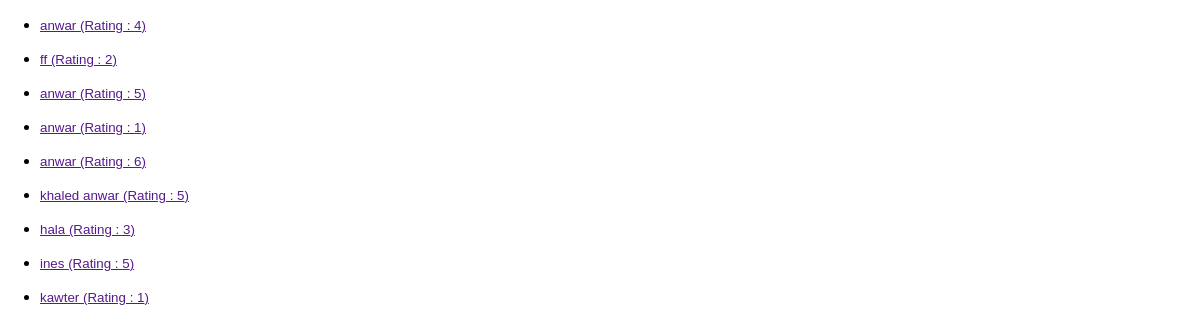
The app's page /reviews with its own data.
### reviews/models.py (models this page shows)
class Reviews(models.Model):
    username=models.CharField(max_length=100)
    feedback = models.TextField()
    rating = models.IntegerField()

### reviews/views.py (the view)
# urls.py: path("reviews",views.ReviewsListView.as_view()),
class ReviewsListView(ListView):
    template_name="reviews/reviews_list.html"
    model = Reviews
    context_object_name="reviews"

### reviews/templates/reviews/reviews_list.html (shortened to what this page needs)
{% extends 'reviews/base.html' %}
{% block content %}
{% for review in reviews %}
<ul>
    <li><a href=""><small>{{review.username}}  (Rating : {{review.rating}})</small></a></li>
</ul>
{% endfor %}
{% endblock  %}

### reviews/templates/reviews/base.html (shortened to what this page needs)
{% load static %}
<!DOCTYPE html>
<html>
    <head>
        <link rel="stylesheet" href="{% static 'reviews/style.css' %}">
    </head>
    <body>
            {% block content %}
            {% endblock  %}
    </body>
</html>

### reviews/static/reviews/style.css (style rules this page uses)
body { font-family: sans-serif; margin: 0; }

### records on screen
Reviews: username "anwar", rating "4"
Reviews: username "ff", rating "2"
Reviews: username "anwar", rating "5"
Reviews: username "anwar", rating "1"
Reviews: username "anwar", rating "6"
Reviews: username "khaled anwar", rating "5"
Reviews: username "hala", rating "3"
Reviews: username "ines", rating "5"
Reviews: username "kawter", rating "1"
